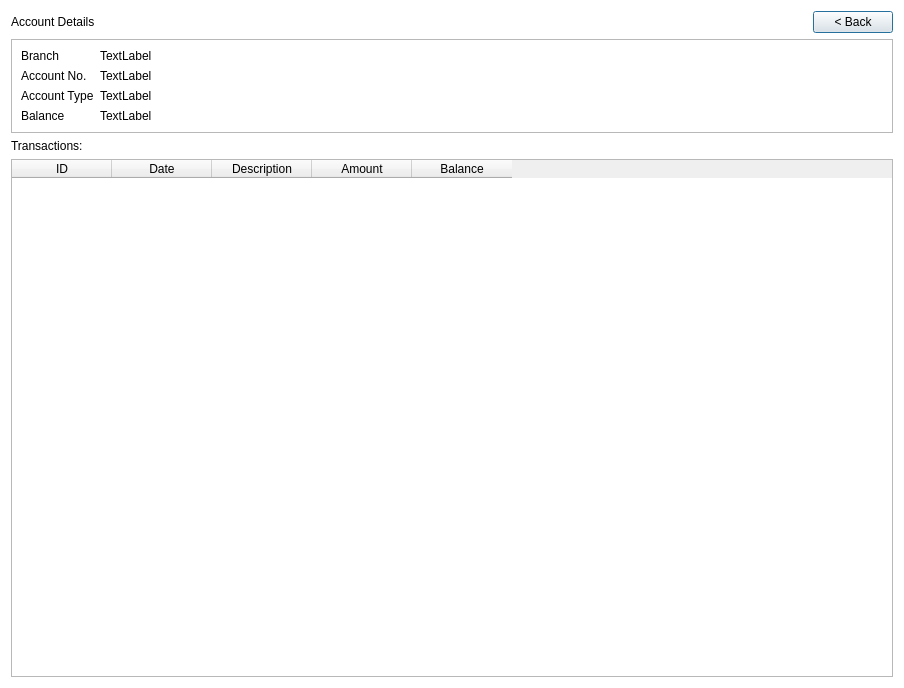
<?xml version="1.0" encoding="UTF-8"?>
<ui version="4.0">
 <class>accountDetails</class>
 <widget class="QDialog" name="accountDetails">
  <property name="geometry">
   <rect>
    <x>0</x>
    <y>0</y>
    <width>904</width>
    <height>688</height>
   </rect>
  </property>
  <property name="windowTitle">
   <string>Dialog</string>
  </property>
  <property name="styleSheet">
   <string notr="true">#accountDetails{
background-color:white;
}
</string>
  </property>
  <layout class="QVBoxLayout" name="verticalLayout">
   <item>
    <layout class="QHBoxLayout" name="horizontalLayout">
     <item>
      <widget class="QLabel" name="accountDetailsTitle">
       <property name="styleSheet">
        <string notr="true">font: 26pt &quot;MS Shell Dlg 2&quot;;
</string>
       </property>
       <property name="text">
        <string>Account Details</string>
       </property>
       <property name="scaledContents">
        <bool>false</bool>
       </property>
      </widget>
     </item>
     <item>
      <spacer name="horizontalSpacer">
       <property name="orientation">
        <enum>Qt::Horizontal</enum>
       </property>
       <property name="sizeHint" stdset="0">
        <size>
         <width>40</width>
         <height>20</height>
        </size>
       </property>
      </spacer>
     </item>
     <item>
      <widget class="QPushButton" name="backButton">
       <property name="styleSheet">
        <string notr="true">font: 11pt &quot;MS Shell Dlg 2&quot;;</string>
       </property>
       <property name="text">
        <string>&lt; Back</string>
       </property>
      </widget>
     </item>
    </layout>
   </item>
   <item>
    <widget class="QFrame" name="frame">
     <property name="styleSheet">
      <string notr="true">font: 12pt &quot;MS Shell Dlg 2&quot;;
padding: 0;
margin: 0;</string>
     </property>
     <property name="frameShape">
      <enum>QFrame::StyledPanel</enum>
     </property>
     <property name="frameShadow">
      <enum>QFrame::Raised</enum>
     </property>
     <layout class="QFormLayout" name="formLayout_2">
      <item row="0" column="0" colspan="2">
       <layout class="QFormLayout" name="formLayout">
        <item row="0" column="0">
         <widget class="QLabel" name="branch">
          <property name="text">
           <string>Branch</string>
          </property>
         </widget>
        </item>
        <item row="0" column="1">
         <widget class="QLabel" name="branchValue">
          <property name="styleSheet">
           <string notr="true"/>
          </property>
          <property name="text">
           <string>TextLabel</string>
          </property>
         </widget>
        </item>
        <item row="1" column="0">
         <widget class="QLabel" name="accountNo">
          <property name="text">
           <string>Account No.</string>
          </property>
         </widget>
        </item>
        <item row="1" column="1">
         <widget class="QLabel" name="accountNoValue">
          <property name="text">
           <string>TextLabel</string>
          </property>
         </widget>
        </item>
        <item row="2" column="0">
         <widget class="QLabel" name="accountType">
          <property name="text">
           <string>Account Type</string>
          </property>
         </widget>
        </item>
        <item row="2" column="1">
         <widget class="QLabel" name="accountTypeValue">
          <property name="text">
           <string>TextLabel</string>
          </property>
         </widget>
        </item>
        <item row="3" column="0">
         <widget class="QLabel" name="balance">
          <property name="text">
           <string>Balance</string>
          </property>
         </widget>
        </item>
        <item row="3" column="1">
         <widget class="QLabel" name="balanceValue">
          <property name="text">
           <string>TextLabel</string>
          </property>
         </widget>
        </item>
       </layout>
      </item>
     </layout>
    </widget>
   </item>
   <item>
    <widget class="QLabel" name="transactions">
     <property name="styleSheet">
      <string notr="true">font: 14pt &quot;MS Shell Dlg 2&quot;;
</string>
     </property>
     <property name="text">
      <string>Transactions:</string>
     </property>
    </widget>
   </item>
   <item>
    <widget class="QTableWidget" name="transactionsTable">
     <property name="styleSheet">
      <string notr="true">font: 11pt &quot;MS Shell Dlg 2&quot;;
</string>
     </property>
     <column>
      <property name="text">
       <string>ID</string>
      </property>
     </column>
     <column>
      <property name="text">
       <string>Date</string>
      </property>
     </column>
     <column>
      <property name="text">
       <string>Description</string>
      </property>
     </column>
     <column>
      <property name="text">
       <string>Amount</string>
      </property>
     </column>
     <column>
      <property name="text">
       <string>Balance</string>
      </property>
     </column>
    </widget>
   </item>
  </layout>
 </widget>
 <resources/>
 <connections/>
</ui>
